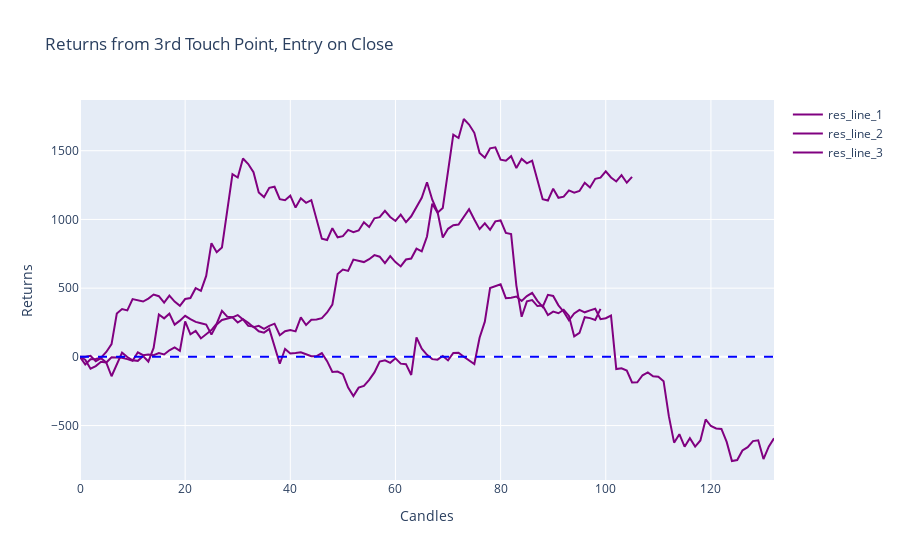

Here is the notebook cell this chart was saved with:
### Code cell
fig = go.Figure()

for idx, (_, returns) in enumerate(returns_dict.items()):
    scatter_trace = go.Scatter(y=returns, mode='lines', name=f'res_line_{idx + 1}', line=dict(color='purple'))
    fig.add_trace(scatter_trace)

fig.add_hline(y=0, line=dict(color='blue', width=2, dash='dash'))
fig.update_layout(title="Returns from 3rd Touch Point, Entry on Close", xaxis_title="Candles", yaxis_title="Returns")
fig.show()

### Figure 1 — Plotly figure (JSON) as saved in the notebook; plotly's stock layout.template omitted (floating-point values rounded to 4 significant figures; data arrays with more than 128 entries replaced by an {"elided": "..."} marker saying what was removed)
{"data": [{"line": {"color": "purple"}, "mode": "lines", "name": "res_line_1", "type": "scatter", "y": {"elided": "133 float values"}}, {"line": {"color": "purple"}, "mode": "lines", "name": "res_line_2", "type": "scatter", "y": [0, -20.5, -85.7, -67.4, -35.4, -41.5, -141, -61.4, 30.7, -1, -25.3, -29, 6, -34.1, 65.3, 308.4, 280.3, 314.4, 234.5, 263.6, 298.4, 274.8, 254.2, 245, 234.9, 161.7, 235.1, 268.2, 279.6, 288, 249.9, 274, 248.2, 215.7, 225.9, 203.9, 225.4, 241.5, 157.5, 186.8, 195.7, 185.7, 287.3, 231.6, 270.2, 271.4, 281.7, 322.8, 380.5, 602.9, 635.1, 625.3, 707.7, 696.1, 689.7, 710.9, 740.6, 728.7, 682.5, 732.8, 689.5, 658.3, 708.2, 715.1, 787.1, 768.2, 876.1, 1115.0, 1049.0, 1084.0, 1355.0, 1617.0, 1593.0, 1731.0, 1690.0, 1630.0, 1484.0, 1450.0, 1518.0, 1525.0, 1435, 1427.0, 1460.0, 1374.0, 1441.0, 1408.0, 1428.0, 1290.0, 1147.0, 1138.0, 1224.0, 1158.0, 1165.0, 1211.0, 1195.0, 1207.0, 1267.0, 1232.0, 1296.0, 1304.0, 1350.0, 1305.0, 1276.0, 1322, 1267.0, 1310.0]}, {"line": {"color": "purple"}, "mode": "lines", "name": "res_line_3", "type": "scatter", "y": [0, -55.7, -17.1, -15.9, -5.6, 35.5, 93.2, 315.6, 347.8, 338, 420.4, 408.8, 402.4, 423.6, 453.3, 441.4, 395.2, 445.5, 402.2, 371, 420.9, 427.8, 499.8, 480.9, 588.8, 827.5, 761.6, 796.6, 1067.0, 1330.0, 1305.0, 1444.0, 1403.0, 1343.0, 1196.0, 1162.0, 1230.0, 1238.0, 1148.0, 1139.0, 1173.0, 1086.0, 1153.0, 1121.0, 1141.0, 1003, 860.1, 850.5, 936.6, 870.3, 878.1, 923.9, 908, 919.9, 980.1, 945, 1008.0, 1016.0, 1063.0, 1018.0, 989, 1035.0, 980, 1023.0, 1092.0, 1157.0, 1271.0, 1143.0, 1056.0, 868.2, 931.8, 958, 962.5, 1022.0, 1075.0, 999, 929.6, 972.2, 924.4, 986, 992.5, 902, 893.1, 518.9, 291.6, 404, 413.3, 369.7, 373.1, 304.2, 329.3, 317.5, 342.9, 297.8, 148.8, 174, 288.9, 281.9, 268.7, 349.7]}], "layout": {"shapes": [{"line": {"color": "blue", "dash": "dash", "width": 2}, "type": "line", "x0": 0, "x1": 1, "xref": "x domain", "y0": 0, "y1": 0, "yref": "y"}], "title": {"text": "Returns from 3rd Touch Point, Entry on Close"}, "xaxis": {"title": {"text": "Candles"}}, "yaxis": {"title": {"text": "Returns"}}}}
